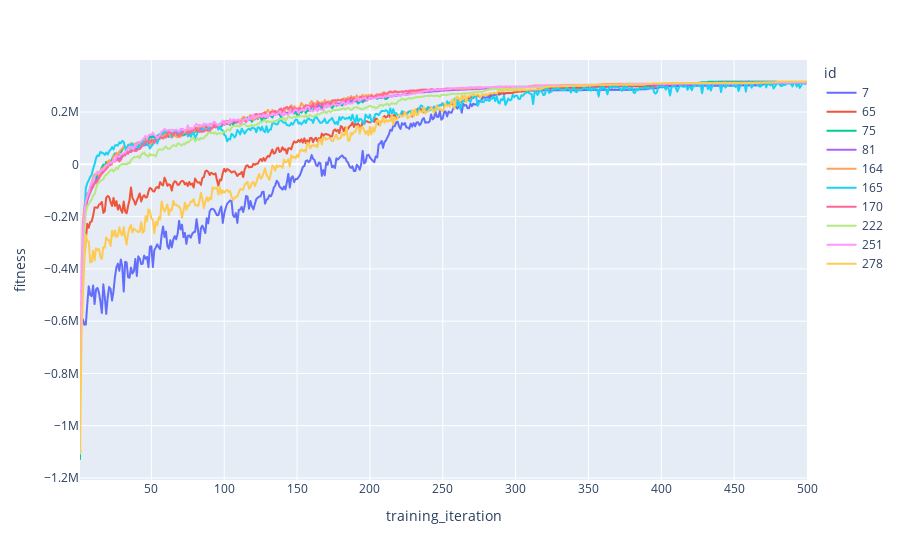

Notebook code cell kept with this figure:
### Code cell
fig = px.line(
    data_frame=tuning_history_aggregated_top,
    x="training_iteration",
    y="fitness",
    color="id",
)
fig.show()

### Figure 1 — Plotly figure (JSON) as saved in the notebook; plotly's stock layout.template omitted (floating-point values rounded to 4 significant figures; data arrays with more than 128 entries replaced by an {"elided": "..."} marker saying what was removed)
{"data": [{"hovertemplate": "id=7<br>training_iteration=%{x}<br>fitness=%{y}<extra></extra>", "legendgroup": "7", "line": {"color": "#636efa", "dash": "solid"}, "marker": {"symbol": "circle"}, "mode": "lines", "name": "7", "showlegend": true, "type": "scattergl", "x": {"elided": "500 int values"}, "xaxis": "x", "y": {"elided": "500 float values"}, "yaxis": "y"}, {"hovertemplate": "id=65<br>training_iteration=%{x}<br>fitness=%{y}<extra></extra>", "legendgroup": "65", "line": {"color": "#EF553B", "dash": "solid"}, "marker": {"symbol": "circle"}, "mode": "lines", "name": "65", "showlegend": true, "type": "scattergl", "x": {"elided": "500 int values"}, "xaxis": "x", "y": {"elided": "500 float values"}, "yaxis": "y"}, {"hovertemplate": "id=75<br>training_iteration=%{x}<br>fitness=%{y}<extra></extra>", "legendgroup": "75", "line": {"color": "#00cc96", "dash": "solid"}, "marker": {"symbol": "circle"}, "mode": "lines", "name": "75", "showlegend": true, "type": "scattergl", "x": {"elided": "500 int values"}, "xaxis": "x", "y": {"elided": "500 float values"}, "yaxis": "y"}, {"hovertemplate": "id=81<br>training_iteration=%{x}<br>fitness=%{y}<extra></extra>", "legendgroup": "81", "line": {"color": "#ab63fa", "dash": "solid"}, "marker": {"symbol": "circle"}, "mode": "lines", "name": "81", "showlegend": true, "type": "scattergl", "x": {"elided": "500 int values"}, "xaxis": "x", "y": {"elided": "500 float values"}, "yaxis": "y"}, {"hovertemplate": "id=164<br>training_iteration=%{x}<br>fitness=%{y}<extra></extra>", "legendgroup": "164", "line": {"color": "#FFA15A", "dash": "solid"}, "marker": {"symbol": "circle"}, "mode": "lines", "name": "164", "showlegend": true, "type": "scattergl", "x": {"elided": "500 int values"}, "xaxis": "x", "y": {"elided": "500 float values"}, "yaxis": "y"}, {"hovertemplate": "id=165<br>training_iteration=%{x}<br>fitness=%{y}<extra></extra>", "legendgroup": "165", "line": {"color": "#19d3f3", "dash": "solid"}, "marker": {"symbol": "circle"}, "mode": "lines", "name": "165", "showlegend": true, "type": "scattergl", "x": {"elided": "500 int values"}, "xaxis": "x", "y": {"elided": "500 float values"}, "yaxis": "y"}, {"hovertemplate": "id=170<br>training_iteration=%{x}<br>fitness=%{y}<extra></extra>", "legendgroup": "170", "line": {"color": "#FF6692", "dash": "solid"}, "marker": {"symbol": "circle"}, "mode": "lines", "name": "170", "showlegend": true, "type": "scattergl", "x": {"elided": "500 int values"}, "xaxis": "x", "y": {"elided": "500 float values"}, "yaxis": "y"}, {"hovertemplate": "id=222<br>training_iteration=%{x}<br>fitness=%{y}<extra></extra>", "legendgroup": "222", "line": {"color": "#B6E880", "dash": "solid"}, "marker": {"symbol": "circle"}, "mode": "lines", "name": "222", "showlegend": true, "type": "scattergl", "x": {"elided": "500 int values"}, "xaxis": "x", "y": {"elided": "500 float values"}, "yaxis": "y"}, {"hovertemplate": "id=251<br>training_iteration=%{x}<br>fitness=%{y}<extra></extra>", "legendgroup": "251", "line": {"color": "#FF97FF", "dash": "solid"}, "marker": {"symbol": "circle"}, "mode": "lines", "name": "251", "showlegend": true, "type": "scattergl", "x": {"elided": "500 int values"}, "xaxis": "x", "y": {"elided": "500 float values"}, "yaxis": "y"}, {"hovertemplate": "id=278<br>training_iteration=%{x}<br>fitness=%{y}<extra></extra>", "legendgroup": "278", "line": {"color": "#FECB52", "dash": "solid"}, "marker": {"symbol": "circle"}, "mode": "lines", "name": "278", "showlegend": true, "type": "scattergl", "x": {"elided": "500 int values"}, "xaxis": "x", "y": {"elided": "500 float values"}, "yaxis": "y"}], "layout": {"legend": {"title": {"text": "id"}, "tracegroupgap": 0}, "margin": {"t": 60}, "xaxis": {"anchor": "y", "domain": [0, 1], "title": {"text": "training_iteration"}}, "yaxis": {"anchor": "x", "domain": [0, 1], "title": {"text": "fitness"}}}}
